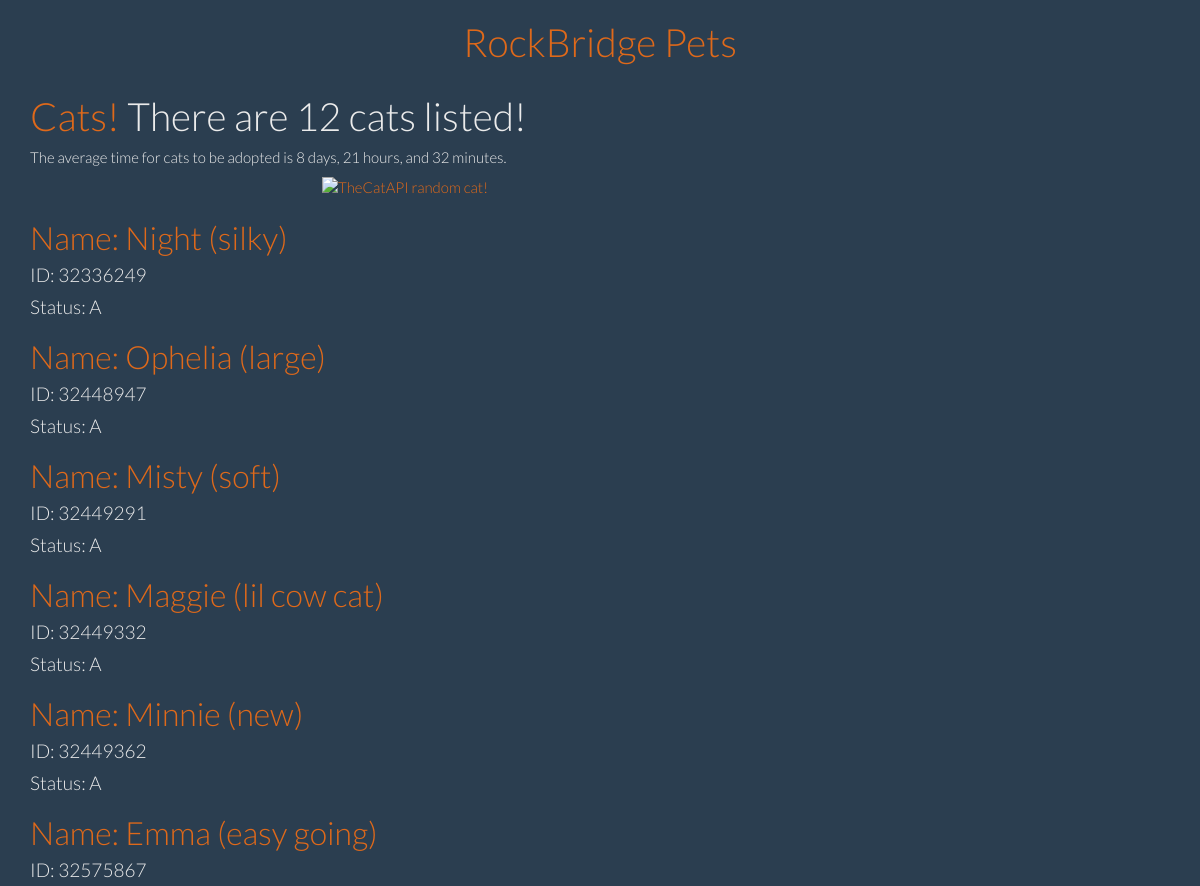
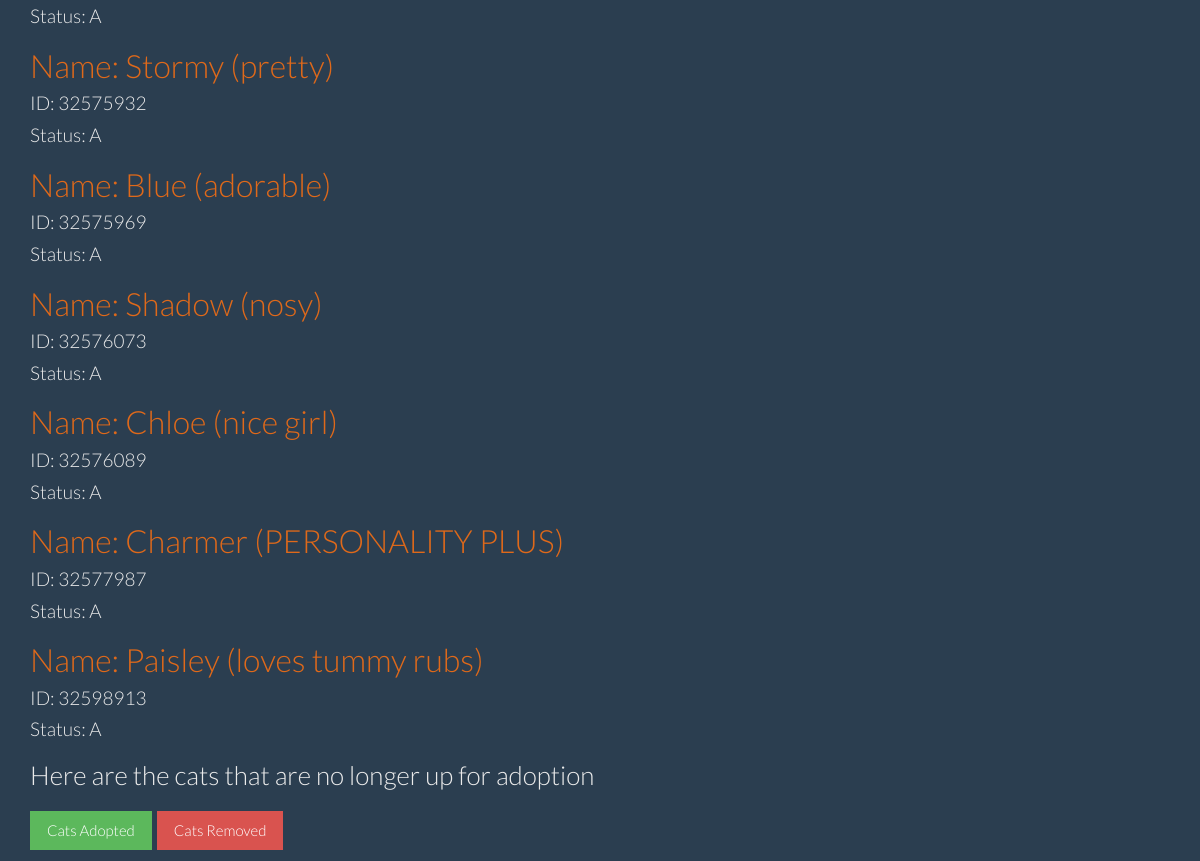
Before: /cats/ with the older database file (2 pictures, top to bottom).
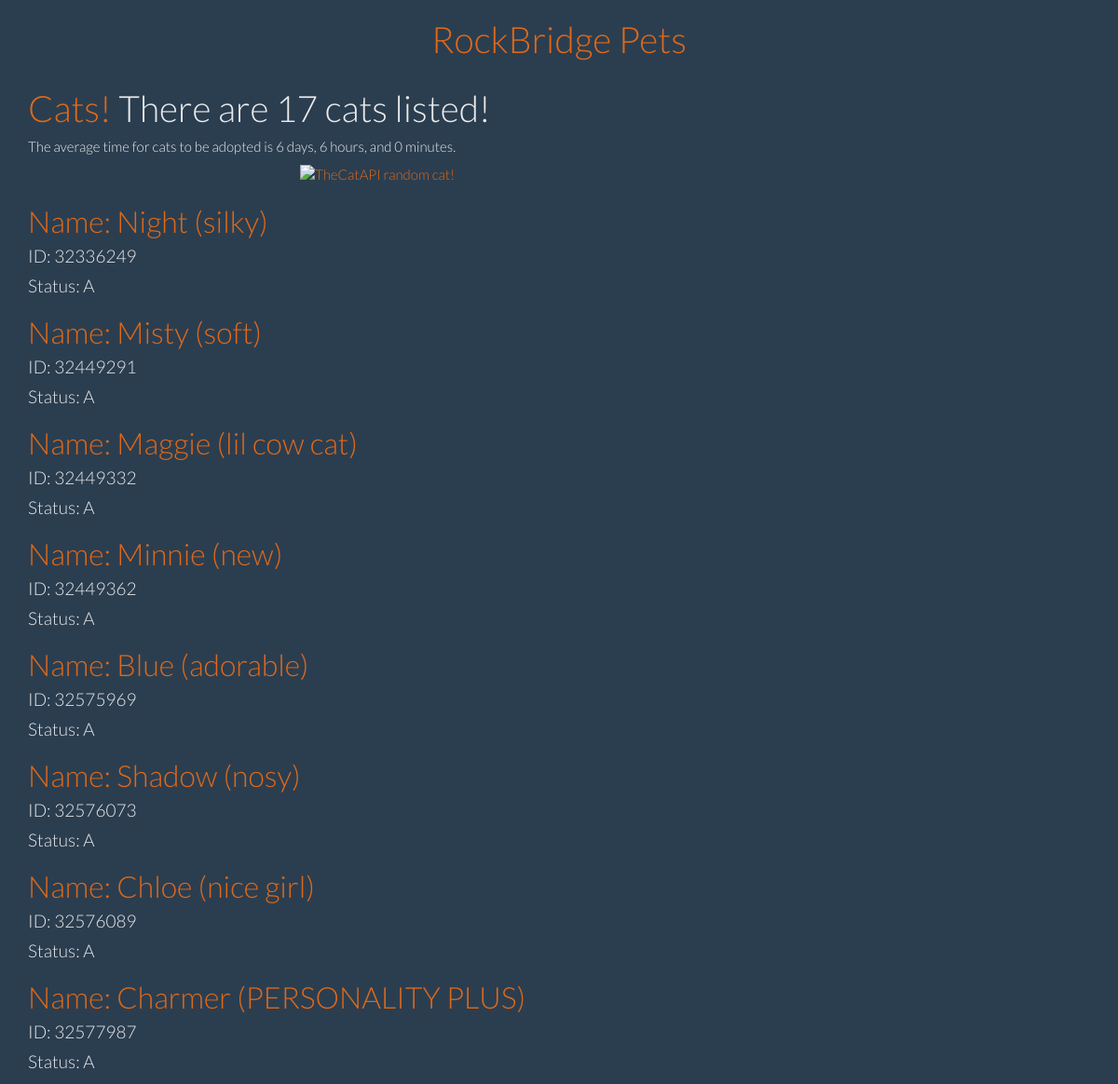
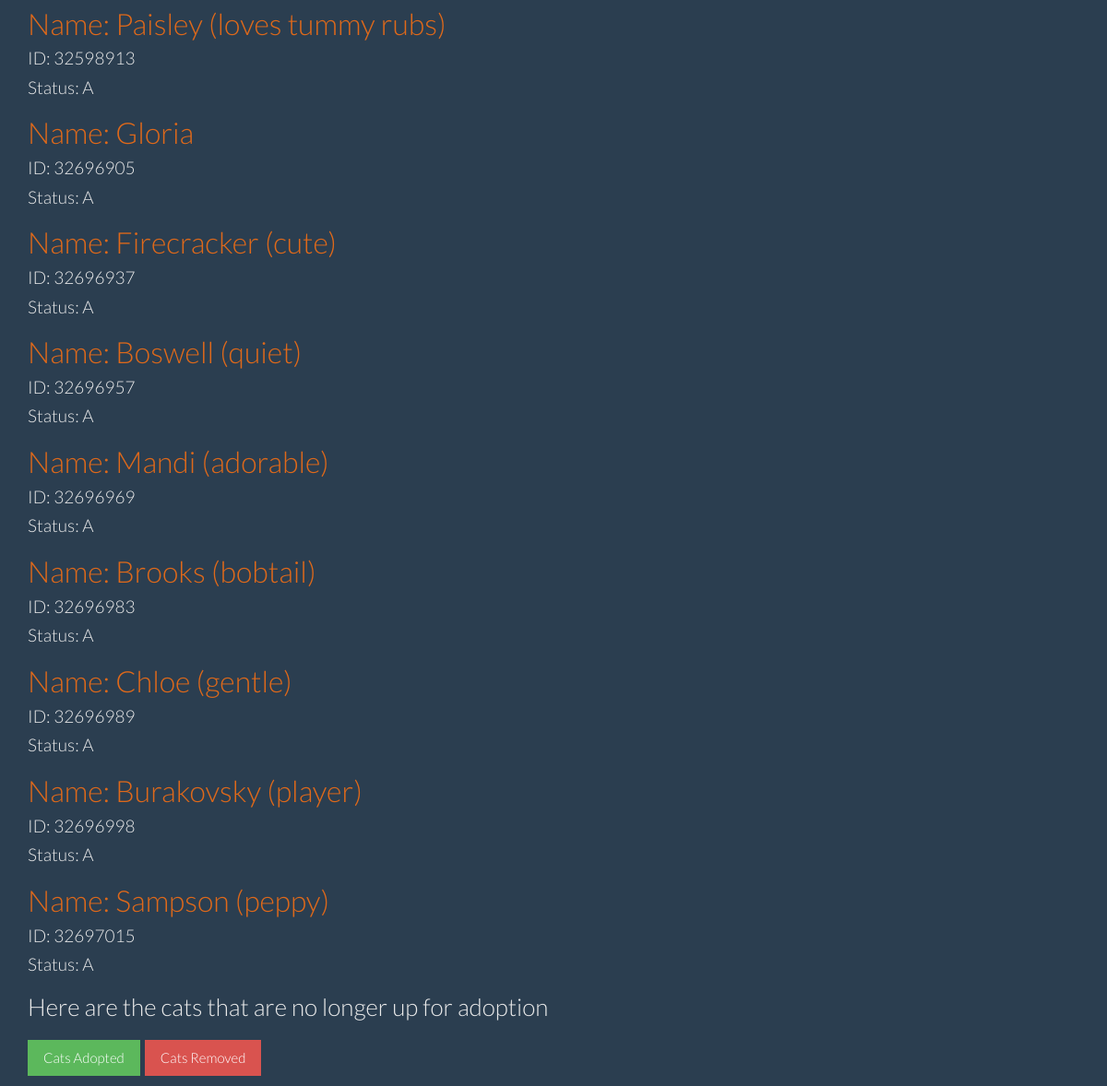
After: the same page with the newer database file (2 pictures, top to bottom).
### petfind/models.py (models this page shows, shortened)
class Animal(models.Model):
    animal = models.CharField(max_length = 20, blank = True)
    petId = models.CharField(max_length = 20, primary_key=True, verbose_name = 'ID', blank = True )
    firstSeen = models.DateTimeField("First Seen", null = True)
    lastSeen = models.DateTimeField("Last seen ", null = True)
    petName = models.CharField(max_length = 50, verbose_name = 'Name: ', blank = True)
    petDescription = models.TextField(verbose_name = 'Description', blank = True)
    petBreed = models.CharField(max_length = 100, verbose_name = 'Breed', blank = True)
    petStatus = models.CharField(max_length = 10, verbose_name = 'Status', blank = True)
    petAge = models.CharField(max_length = 10, blank = True, verbose_name ='Age')
    petSex = models.CharField(max_length = 10, blank = True, verbose_name = 'Sex')
    petSize = models.CharField(max_length = 10, blank = True, verbose_name ='Size')
    petMix = models.CharField(max_length = 10, blank = True, verbose_name ='Mixed?')
    petFeatures = models.CharField(max_length = 200, verbose_name ='Features', blank = True)
    petPhoto = models.TextField(verbose_name = "Picture", blank = True)
    address = models.CharField(max_length = 200, blank = True, default = '10 Animal Place')
    city = models.CharField(max_length = 50, blank = True, default = 'Lexington')
    email = models.CharField(max_length = 200, blank = True, default = 'shelter@rockbridgespca.net' )
    fax = models.CharField(max_length = 200, blank = True, default = '540-464-8847')
    phone = models.CharField(max_length = 200, blank = True, default = '540-463-5123')
    state = models.CharField(max_length = 2,default = 'VA')
    zip = models.CharField(max_length = 10,default = '24450')
    match = models.CharField(max_length = 5, default = "No")
    class Meta:
        ordering = ['petId']

### petfind/views.py (the view)
# urls.py: url(r'^cats/$', views.cats),
def cats(request):
    catlist = Animal.objects.filter(animal='Cat', petStatus='A')
    catCount = catlist.count()
    sumT = timedelta(days=0)
    for cat in catlist:
        timediff = cat.lastSeen - cat.firstSeen
        sumT += timediff
    avg = sumT/catCount
    averageTime=strfdelta(avg, "{days} days, {hours} hours, and {minutes} minutes")
    return render(request, 'petfind/cats.html', {'catlist': catlist, 'catCount': catCount, 'averageTime': averageTime})

### petfind/views.py (called while the page is built)
def strfdelta(tdelta, fmt):
    d = {"days": tdelta.days}
    d["hours"], rem = divmod(tdelta.seconds, 3600)
    d["minutes"], d["seconds"] = divmod(rem, 60)
    return fmt.format(**d)

### petfind/templates/petfind/cats.html
{% extends "petfind/base.html" %}
{% block content %}
<h1><a href="{% url 'petfind.views.cats' %}">Cats!</a> There are {{ catCount }} cats listed!</h1>
<h5>The average time for cats to be adopted is {{ averageTime }}.</h5>
<a href="http://thecatapi.com"><center><img src="http://thecatapi.com/api/images/get?format=src&type=gif"
	alt="TheCatAPI random cat!" align="middle"></center></a>
{% for cat in catlist %}
	<div>
		<h2><a href="{% url 'petfind.views.cats_detail' pk=cat.petId %}">Name: {{ cat.petName }}</a></h2>
		<h4> ID: {{ cat.petId }}</h4>
		<h4> Status: {{ cat.petStatus }}</h4>
	</div>
{% endfor %}
<h3>Here are the cats that are no longer up for adoption</h3>
<h3><a href="{% url 'petfind.views.cats_adopted_list' %}" class="btn btn-success btn-large">
        Cats Adopted</a> <a href="{% url 'petfind.views.cats_removed_list' %}" class="btn btn-danger btn-large">
		Cats Removed</a></h3>
{% endblock content %}

Changed rows visible on the page:
no longer on this page (row edited): Animal: petName "Ophelia (large)", petId "32448947", petStatus "A"
no longer on this page (row edited): Animal: petName "Emma (easy going)", petId "32575867", petStatus "A"
no longer on this page (row edited): Animal: petName "Stormy (pretty)", petId "32575932", petStatus "A"
added Animal: petName "Gloria", petId "32696905", petStatus "A"
added Animal: petName "Firecracker (cute)", petId "32696937", petStatus "A"
added Animal: petName "Boswell (quiet)", petId "32696957", petStatus "A"
added Animal: petName "Mandi (adorable)", petId "32696969", petStatus "A"
added Animal: petName "Brooks (bobtail)", petId "32696983", petStatus "A"
added Animal: petName "Chloe (gentle)", petId "32696989", petStatus "A"
added Animal: petName "Burakovsky (player)", petId "32696998", petStatus "A"
added Animal: petName "Sampson (peppy)", petId "32697015", petStatus "A"
Other visible differences:
{{ catCount }}: "12" → "17"
{{ averageTime }}: "8 days, 21 hours, and 32 minutes" → "6 days, 6 hours, and 0 minutes"
